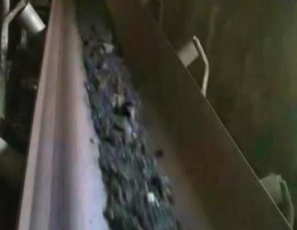
#> input picture scripts/img_1.png, 297 x 230 px
$ python erty.py
#> lines starting #> are read from the running program, lines starting #| are printed output that depends on the picture; after the words box and inside, x2 and y2 are one past the last pixel; in counts of white or black regions, pixels touching at a corner belong together; long printed decimals are rounded
#> further down, src is the input picture: shape (230, 297, 3); mean B, G, R 55.2, 64.9, 67.1
import cv2 as cv
import numpy as np


def line_detection(image):
    gray = cv.cvtColor(image, cv.COLOR_BGR2GRAY)#转化为灰度
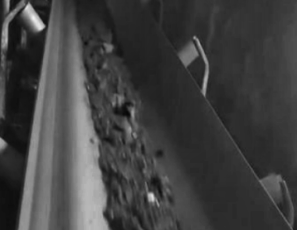
#> gray: shape (230, 297); min 7, max 239, mean 64.4

    gray_lap = cv.Laplacian(gray, cv.CV_64F, ksize=7)
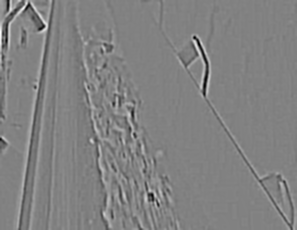
#> gray_lap: shape (230, 297) float64; min -35354, max 34104, mean 5.5; drawn with min black and max white
    dst = cv.convertScaleAbs(gray_lap)  # 转回uint8
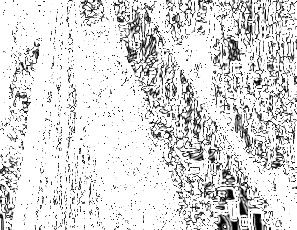
#> dst: shape (230, 297); min 0, max 255, mean 218.9
    edges = cv.Canny(gray, 50, 150, apertureSize=5)#求取边缘 窗口大小apertureSize=3
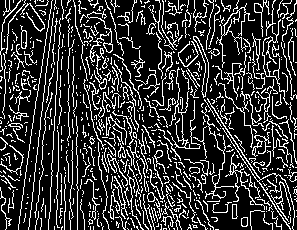
#> edges: shape (230, 297); 20.8% white in thin lines or dots
    cv.imshow("ss22",edges)
    edges = cv.bitwise_and(edges, dst)
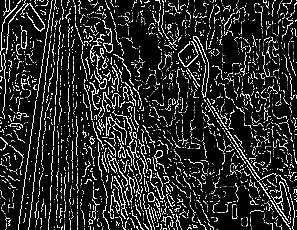
#> edges: shape (230, 297); min 0, max 255, mean 43

    lines = cv.HoughLines(edges, 1, np.pi/180, 125)#np.pi/180每次偏转1度
#> lines = [[-120, 2.57], [-124, 2.58], [51, 0.157]]
    cv.imshow("ss",edges)
    try:
        for line in lines:
            rho, theta = line[0]
            if rho<-120:
                continue
            print(line)
            a = np.cos(theta)
            b = np.sin(theta)
            x0 = a * rho
            y0 = b * rho
            x1 = int(x0+1000*(-b))
            y1 = int(y0+1000*(a))
            x2 = int(x0-1000*(-b))
            y2 = int(y0-1000*(a))
            cv.line(image, (x1, y1), (x2, y2), (0, 0, 255), 2)
#> this loop made 3 passes
#> (rho, theta, a, b, x0, y0, x1, y1) on passes 1, 3: (-120, 2.57, -0.839, 0.545, 100.6, -65.36, -443, -904), (51, 0.157, 0.988, 0.156, 50.37, 7.98, -106, 995)
#| [[-120.          2.566]]
#| [[51.          0.1571]]
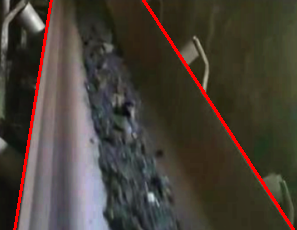
#> image: shape (230, 297, 3); 2.36% of pixels changed, all inside (x1, y1, x2, y2) = (13, 0, 295, 230)
    except:pass
    cv.imshow("image-lines", image)


src = cv.imread("img_1.png")
cv.namedWindow("input image", cv.WINDOW_AUTOSIZE)
cv.imshow("input image", src)
line_detection(src)
cv.waitKey(0)

cv.destroyAllWindows()

$ run again, with scripts/img_2.png copied over scripts/img_1.png
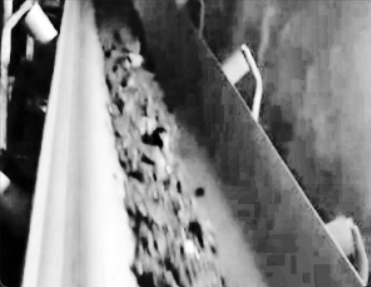
#> input picture scripts/img_2.png, 371 x 287 px
#> src is the input picture: shape (287, 371, 3); mean B, G, R 129, 129, 129
#> in line_detection, `edges = cv.bitwise_and(edges, dst)`:
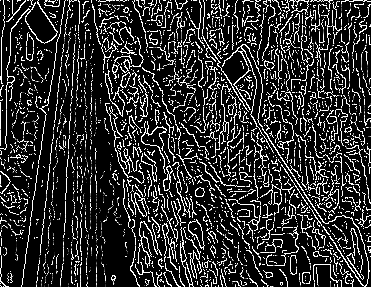
#> edges: shape (287, 371); min 0, max 255, mean 47.5
#> lines = 32 rows, first 8: [-150, 2.57], [-144, 2.55], [-141, 2.55], [76, 0.0524], [0, 1.57], [243, 0.785], [-52, 2.36], [276, 0.785]
#> the loop in line_detection, `for line in lines:` made 32 passes
#> (rho, theta, a, b, x0, y0, x1, y1) on passes 4, 5, 6, 7, 8, 9, 11, 12: (76, 0.0524, 0.999, 0.0523, 75.9, 3.98, 23, 1002), (0, 1.57, -4.37e-08, 1, 0, 0, -1000, 0), (243, 0.785, 0.707, 0.707, 171.8, 171.8, -535, 878), (-52, 2.36, -0.707, 0.707, 36.77, -36.77, -670, -743), (276, 0.785, 0.707, 0.707, 195.2, 195.2, -511, 902), (-40, 2.36, -0.707, 0.707, 28.28, -28.28, -678, -735), (-62, 2.36, -0.707, 0.707, 43.84, -43.84, -663, -750), (-59, 2.36, -0.707, 0.707, 41.72, -41.72, -665, -748)
#> (printed output is left out)
#> after the loop in line_detection, `for line in lines:`:
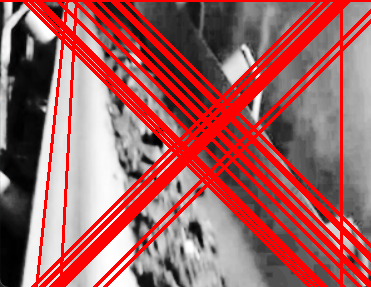
#> image: shape (287, 371, 3); mean B, G, R 95.2, 95.2, 163.3
